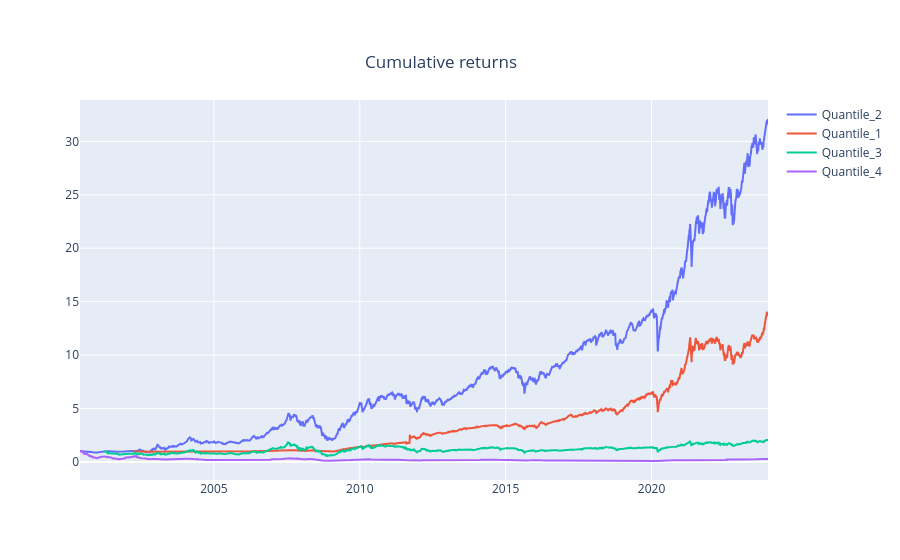
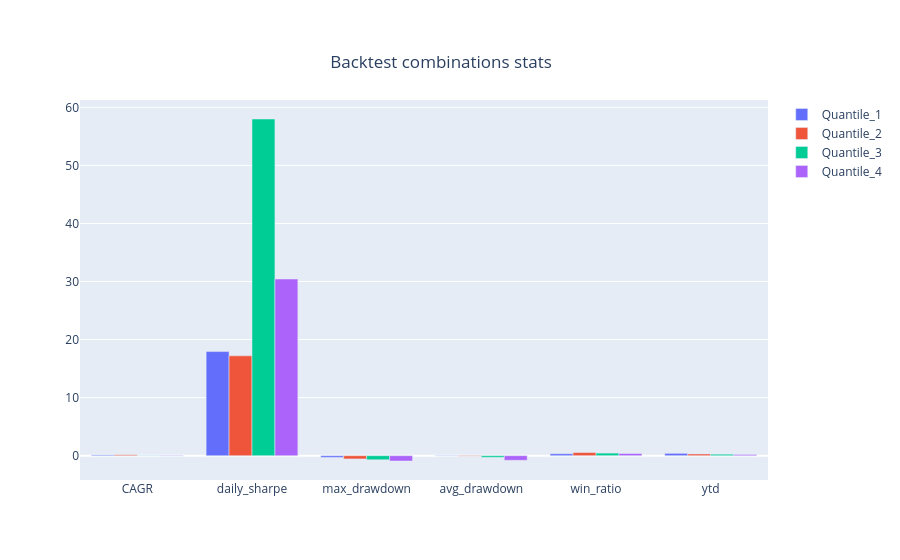

Here is the notebook cell these charts were saved with, in order:
### Code cell
from factor_analysis import factor_analysis_two_factor_AND

result_two_factor = factor_analysis_two_factor_AND(
    factor_name_list    = ["roe", "pb"],
    factor_asc_dict     = factor_asc_dict,
    all_factor_df_dict  = factor_df_dict,
)
report_collection_tf = sim_conditions(
    conditions = result_two_factor,
    resample = 'M',
    data = data
)

# 繪製累積報酬率曲線
fig = report_collection_tf.plot_creturns()
fig.show()

# 取得各組合統計指標並印出
stats = report_collection_tf.get_stats()
print(stats)

# 繪製統計指標長條圖
fig = report_collection_tf.plot_stats(mode='bar')
fig.show()

### Figure 1 — Plotly figure (JSON) as saved in the notebook; plotly's stock layout.template omitted (floating-point values rounded to 4 significant figures; data arrays with more than 128 entries replaced by an {"elided": "..."} marker saying what was removed)
{"data": [{"hovertemplate": "%{meta}<br>Date:%{x}<br>Creturns:%{y}<extra></extra>", "meta": "Quantile_2", "mode": "lines", "name": "Quantile_2", "type": "scatter", "x": {"elided": "5836 str values"}, "y": {"elided": "5836 float values"}}, {"hovertemplate": "%{meta}<br>Date:%{x}<br>Creturns:%{y}<extra></extra>", "meta": "Quantile_1", "mode": "lines", "name": "Quantile_1", "type": "scatter", "x": {"elided": "5374 str values"}, "y": {"elided": "5374 float values"}}, {"hovertemplate": "%{meta}<br>Date:%{x}<br>Creturns:%{y}<extra></extra>", "meta": "Quantile_3", "mode": "lines", "name": "Quantile_3", "type": "scatter", "x": {"elided": "5616 str values"}, "y": {"elided": "5616 float values"}}, {"hovertemplate": "%{meta}<br>Date:%{x}<br>Creturns:%{y}<extra></extra>", "meta": "Quantile_4", "mode": "lines", "name": "Quantile_4", "type": "scatter", "x": {"elided": "5836 str values"}, "y": {"elided": "5836 float values"}}], "layout": {"title": {"text": "Cumulative returns", "x": 0.49, "xanchor": "center", "y": 0.9, "yanchor": "top"}}}

### Figure 2 — Plotly figure (JSON) as saved in the notebook; plotly's stock layout.template omitted (floating-point values rounded to 4 significant figures)
{"data": [{"hovertemplate": "%{meta}<br>%{label}<br>%{y}<extra></extra>", "meta": ["Quantile_1"], "name": "Quantile_1", "type": "bar", "x": ["CAGR", "daily_sharpe", "max_drawdown", "avg_drawdown", "win_ratio", "ytd"], "y": [0.1288, 17.93, -0.2929, -0.03876, 0.3286, 0.4012]}, {"hovertemplate": "%{meta}<br>%{label}<br>%{y}<extra></extra>", "meta": ["Quantile_2"], "name": "Quantile_2", "type": "bar", "x": ["CAGR", "daily_sharpe", "max_drawdown", "avg_drawdown", "win_ratio", "ytd"], "y": [0.1585, 17.2, -0.5597, -0.08177, 0.54, 0.2917]}, {"hovertemplate": "%{meta}<br>%{label}<br>%{y}<extra></extra>", "meta": ["Quantile_3"], "name": "Quantile_3", "type": "bar", "x": ["CAGR", "daily_sharpe", "max_drawdown", "avg_drawdown", "win_ratio", "ytd"], "y": [0.03191, 57.99, -0.6994, -0.2777, 0.4451, 0.2528]}, {"hovertemplate": "%{meta}<br>%{label}<br>%{y}<extra></extra>", "meta": ["Quantile_4"], "name": "Quantile_4", "type": "bar", "x": ["CAGR", "daily_sharpe", "max_drawdown", "avg_drawdown", "win_ratio", "ytd"], "y": [-0.0523, 30.43, -0.915, -0.7928, 0.3728, 0.2108]}], "layout": {"barmode": "group", "title": {"text": "Backtest combinations stats", "x": 0.49, "xanchor": "center", "y": 0.9, "yanchor": "top"}}}
